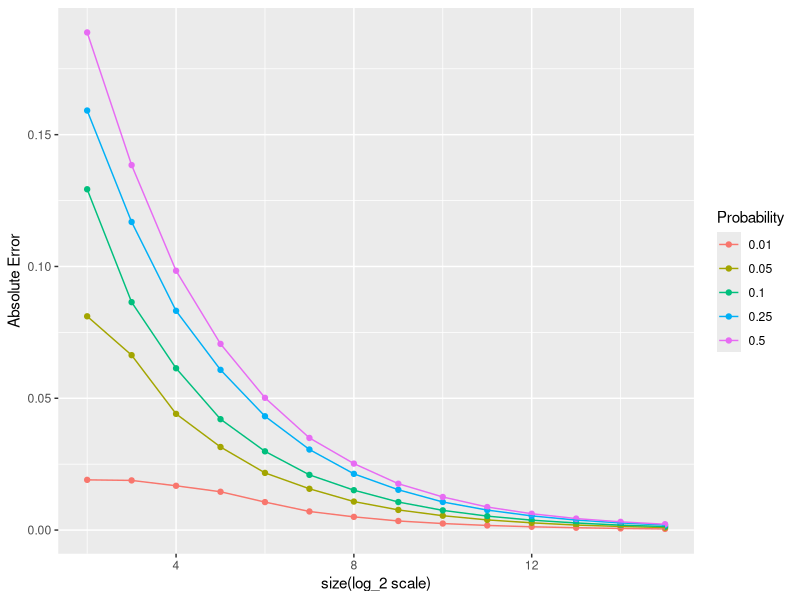
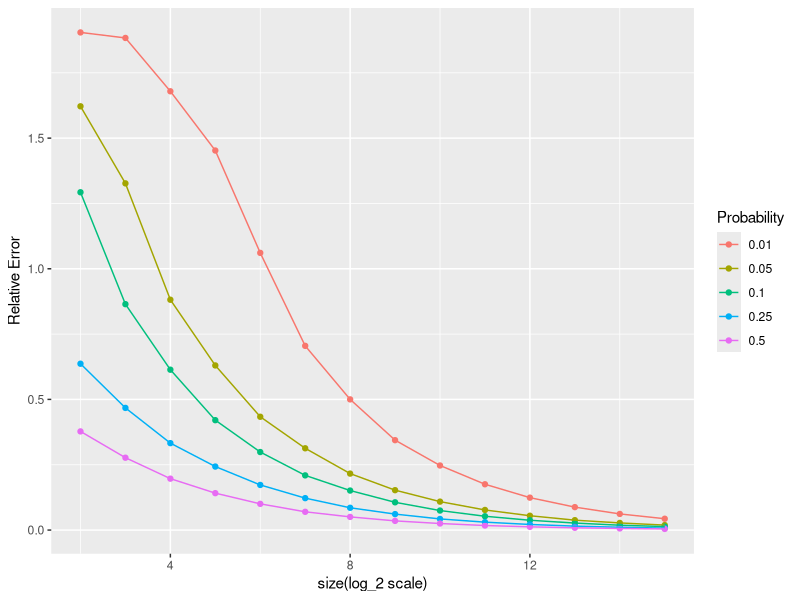

Here is the R script that generated these plots, in order:
## ---- chunk 1
knitr::opts_chunk$set(echo=TRUE, warning=FALSE, message=FALSE, cache=TRUE)
## ---- chunk 2
library(tidyverse)
#the variable size is used to store the replicate numbers
(output <- expand.grid(
   size = 2^c(2:15)
  ,p = c(0.01, 0.05, 0.10, 0.25, 0.50)
  ,abs_error = NA
  ,rel_error = NA
))
r = 10000 #repeat 10000 times to get the mean value
for (i in 1:nrow(output)) {
  phat <- rbinom(r, output$size[i], output$p[i])/output$size[i] 
  output$abs_error[i] <- mean( abs(phat-output$p[i]))
  output$rel_error[i] <- mean( abs(phat-output$p[i])/output$p[i] )
}

output


## ---- chunk 3
ggplot(data=output, mapping = aes(x=log2(size), y= abs_error,  color= as.factor(p)))+
  geom_point() +
  geom_line() +
  labs(
    x = "size(log_2 scale)",
    y = "Absolute Error",
    col ="Probability"
  ) 

## ---- chunk 4
ggplot(data=output, mapping = aes(x=log2(size), y= rel_error,  colour = as.factor(p)))+
  geom_point() +
  geom_line() +
  labs(
    x = "size(log_2 scale)",
    y = "Relative Error",
    color ="Probability"
  ) 
